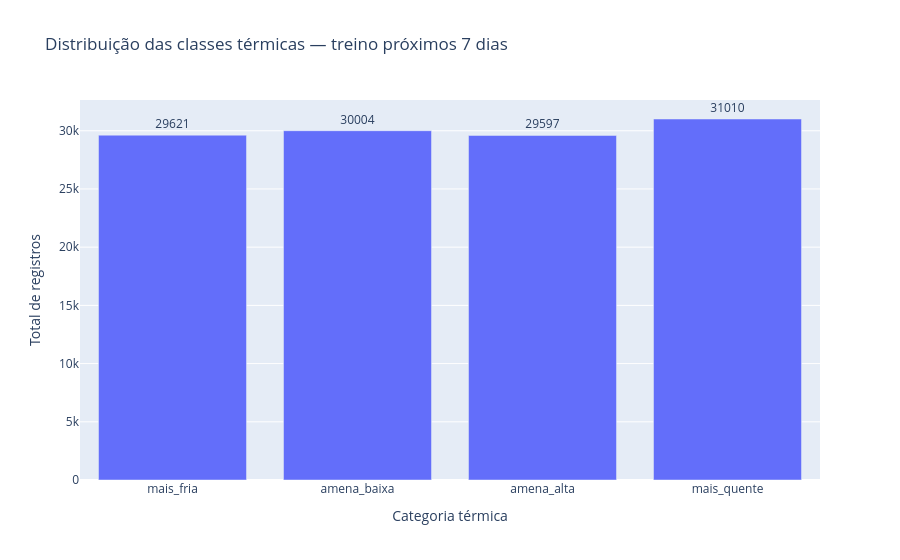

Write notebook code for a chart like this one.
### Code cell
dist_semana = spark.sql("""
    SELECT
        CASE
            WHEN classe_temperatura_semana = 0 THEN 'mais_fria'
            WHEN classe_temperatura_semana = 1 THEN 'amena_baixa'
            WHEN classe_temperatura_semana = 2 THEN 'amena_alta'
            WHEN classe_temperatura_semana = 3 THEN 'mais_quente'
        END AS categoria,
        COUNT(*) AS total_registros
    FROM semana_train_cls
    GROUP BY classe_temperatura_semana
    ORDER BY classe_temperatura_semana
""")

fig = px.bar(
    spark_df_para_dicts(dist_semana),
    x="categoria",
    y="total_registros",
    text="total_registros",
    title="Distribuição das classes térmicas — treino próximos 7 dias",
    labels={
        "categoria": "Categoria térmica",
        "total_registros": "Total de registros"
    },
    category_orders={
        "categoria": ["mais_fria", "amena_baixa", "amena_alta", "mais_quente"]
    }
)

fig.update_traces(textposition="outside")
fig.show()

### Figure 1 — Plotly figure (JSON) as saved in the notebook; plotly's stock layout.template omitted (floating-point values rounded to 4 significant figures)
{"data": [{"hovertemplate": "Categoria térmica=%{x}<br>Total de registros=%{text}<extra></extra>", "legendgroup": "", "marker": {"color": "#636efa", "pattern": {"shape": ""}}, "name": "", "orientation": "v", "showlegend": false, "text": [29620.0, 30000.0, 29600.0, 31010.0], "textposition": "outside", "type": "bar", "x": ["mais_fria", "amena_baixa", "amena_alta", "mais_quente"], "xaxis": "x", "y": [29621, 30004, 29597, 31010], "yaxis": "y"}], "layout": {"barmode": "relative", "legend": {"tracegroupgap": 0}, "title": {"text": "Distribuição das classes térmicas — treino próximos 7 dias"}, "xaxis": {"anchor": "y", "categoryarray": ["mais_fria", "amena_baixa", "amena_alta", "mais_quente"], "categoryorder": "array", "domain": [0, 1], "title": {"text": "Categoria térmica"}}, "yaxis": {"anchor": "x", "domain": [0, 1], "title": {"text": "Total de registros"}}}}
